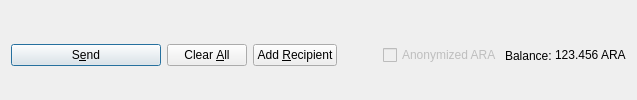
         <widget class="QFrame" name="frame_Send">
          <layout class="QHBoxLayout" name="horizontalLayout">
           <property name="bottomMargin">
            <number>0</number>
           </property>
           <item>
            <widget class="QPushButton" name="sendButton">
             <property name="minimumSize">
              <size>
               <width>150</width>
               <height>0</height>
              </size>
             </property>
             <property name="toolTip">
              <string>Confirm the send action</string>
             </property>
             <property name="text">
              <string>S&amp;end</string>
             </property>
             <property name="icon">
              <iconset resource="../aratriton.qrc">
               <normaloff>:/icons/send</normaloff>:/icons/send</iconset>
             </property>
             <property name="autoDefault">
              <bool>false</bool>
             </property>
             <property name="default">
              <bool>true</bool>
             </property>
            </widget>
           </item>
           <item>
            <widget class="QPushButton" name="clearButton">
             <property name="sizePolicy">
              <sizepolicy hsizetype="Minimum" vsizetype="Fixed">
               <horstretch>0</horstretch>
               <verstretch>0</verstretch>
              </sizepolicy>
             </property>
             <property name="toolTip">
              <string>Clear all fields of the form.</string>
             </property>
             <property name="text">
              <string>Clear &amp;All</string>
             </property>
             <property name="icon">
              <iconset resource="../aratriton.qrc">
               <normaloff>:/icons/remove</normaloff>:/icons/remove</iconset>
             </property>
             <property name="autoDefault">
              <bool>false</bool>
             </property>
            </widget>
           </item>
           <item>
            <widget class="QPushButton" name="addButton">
             <property name="toolTip">
              <string>Send to multiple recipients at once</string>
             </property>
             <property name="text">
              <string>Add &amp;Recipient</string>
             </property>
             <property name="icon">
              <iconset resource="../aratriton.qrc">
               <normaloff>:/icons/add</normaloff>:/icons/add</iconset>
             </property>
             <property name="autoDefault">
              <bool>false</bool>
             </property>
            </widget>
           </item>
           <item>
            <spacer name="horizontalSpacer">
             <property name="orientation">
              <enum>Qt::Horizontal</enum>
             </property>
             <property name="sizeHint" stdset="0">
              <size>
               <width>40</width>
               <height>20</height>
              </size>
             </property>
            </spacer>
           </item>
           <item>
            <layout class="QHBoxLayout" name="horizontalLayout_2">
             <property name="spacing">
              <number>3</number>
             </property>
             <item>
              <widget class="QCheckBox" name="checkzARA">
               <property name="enabled">
                <bool>false</bool>
               </property>
               <property name="text">
                <string>Anonymized ARA</string>
               </property>
              </widget>
             </item>
             <item>
              <widget class="QLabel" name="label">
               <property name="text">
                <string>Balance:</string>
               </property>
              </widget>
             </item>
             <item>
              <widget class="QLabel" name="labelBalance">
               <property name="sizePolicy">
                <sizepolicy hsizetype="Preferred" vsizetype="Fixed">
                 <horstretch>0</horstretch>
                 <verstretch>0</verstretch>
                </sizepolicy>
               </property>
               <property name="cursor">
                <cursorShape>IBeamCursor</cursorShape>
               </property>
               <property name="text">
                <string notr="true">123.456 ARA</string>
               </property>
               <property name="textInteractionFlags">
                <set>Qt::LinksAccessibleByMouse|Qt::TextSelectableByKeyboard|Qt::TextSelectableByMouse</set>
               </property>
              </widget>
             </item>
            </layout>
           </item>
          </layout>
         </widget>
